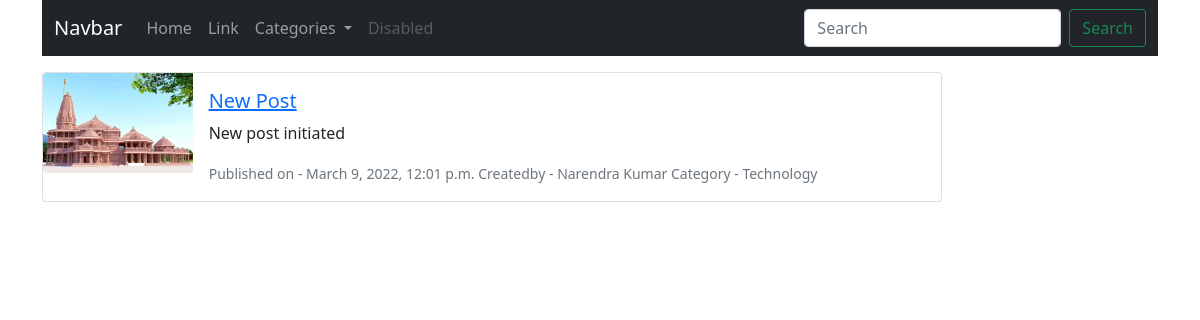
The page / on the database its author committed.
### blog_app/models.py (models this page shows, shortened)
class Post(models.Model):
    class NewManager(models.Manager):
        def get_queryset(self):
            return super().get_queryset().filter(status='published')
    options = {
        ('draft','Draft'),
        ('published','Published'),
    }
    title = models.CharField(max_length=250)
    category = models.ForeignKey(
        Category, on_delete=models.PROTECT, default=1)
    snippet = models.TextField()
    slug = models.SlugField(max_length=250, unique_for_date='pub_date')
    image = models.ImageField(upload_to=user_directory_path, default="posts/default.jpg")
    pub_date = models.DateTimeField(default=timezone.now)
    author = models.ForeignKey(User, on_delete=models.CASCADE,related_name='blog_posts')
    content = models.TextField()
    status = models.CharField(max_length=10,choices=options,default='draft')
    objects = models.Manager()
    newmanager = NewManager()
    def get_absolute_url(self):
        return reverse('blog_app:post-detail',args=[self.slug])
    class Meta:
        ordering = ('-pub_date',)

class Category(models.Model):
    name = models.CharField(max_length=100)
    def __str__(self):
        return self.name

### blog_app/views.py (the view)
# urls.py: path('', views.home, name='homepage'),
def home(request):
    posts = Post.newmanager.all()
    context = {
        'posts':posts
    }
    return render(request, 'blog_app/index.html', context)

### blog_app/views.py (called while the page is built)
def category_list(request):
    category_list = Category.objects.all()
    context = {
        "category_list": category_list,
    }
    return context

### blog_app/templates/blog_app/index.html (shortened to what this page needs)
{% extends 'blog_app/base.html' %}
{% block content %}
{% for post in posts %}
<div class="card mb-3" style="max-width: 900px;">
    <div class="row g-0">
      <div class="col-md-2">
        <img src="{{ post.image.url }}" class="img-fluid rounded-start" alt="...">
      </div>
      <div class="col-md-10">
        <div class="card-body">
          <h5 class="card-title">
            <a href="{{ post.get_absolute_url }}">{{ post.title }}</a>
          </h5>
          <p class="card-text">{{ post.snippet }}</p>
          <p class="card-text">
              <small class="text-muted">
                  Published on - {{ post.pub_date }} Createdby - {{ post.author.first_name }}
                  {% if post.category %}
                  Category - {{ post.category|title }}
                  {% endif %}
              </small></p>
        </div>
      </div>
    </div>
  </div>
{% endfor %}
{% endblock %}

### blog_app/templates/blog_app/base.html (shortened to what this page needs)
<!doctype html>
<html lang="en">
  <head>
    <link href="https://cdn.jsdelivr.net/npm/bootstrap@5.1.3/dist/css/bootstrap.min.css" rel="stylesheet">
  </head>
  <body>
    <div class="container">
      <nav class="navbar navbar-expand-lg navbar-dark bg-dark">
        <div class="container-fluid">
          <a class="navbar-brand" href="/">Navbar</a>
          <div class="collapse navbar-collapse" id="navbarSupportedContent">
            <ul class="navbar-nav me-auto mb-2 mb-lg-0">
              <li class="nav-item">
                <a class="nav-link" aria-current="page" href="/">Home</a>
              </li>
              <li class="nav-item">
                <a class="nav-link" href="#">Link</a>
              </li>
              <li class="nav-item dropdown">
                <a class="nav-link dropdown-toggle" href="#" id="navbarDropdown" role="button" data-bs-toggle="dropdown" aria-expanded="false">
                  Categories
                </a>
              </li>
              <li class="nav-item">
                <a class="nav-link disabled">Disabled</a>
              </li>
            </ul>
            <form class="d-flex">
              <input class="form-control me-2" type="search" name="q" placeholder="Search" aria-label="Search">
              <button class="btn btn-outline-success" type="submit">Search</button>
            </form>
          </div>
        </div>
      </nav>
      <div class="mt-3">
        {% block content %}{% endblock %}
      </div>
    </div>
  </body>
</html>

### rows shown on the page
Post: image (placeholder picture), title "New Post", snippet "New post initiated", pub_date "March 9, 2022, 12:01 p.m.", author.first_name "Narendra Kumar", category "Technology"
